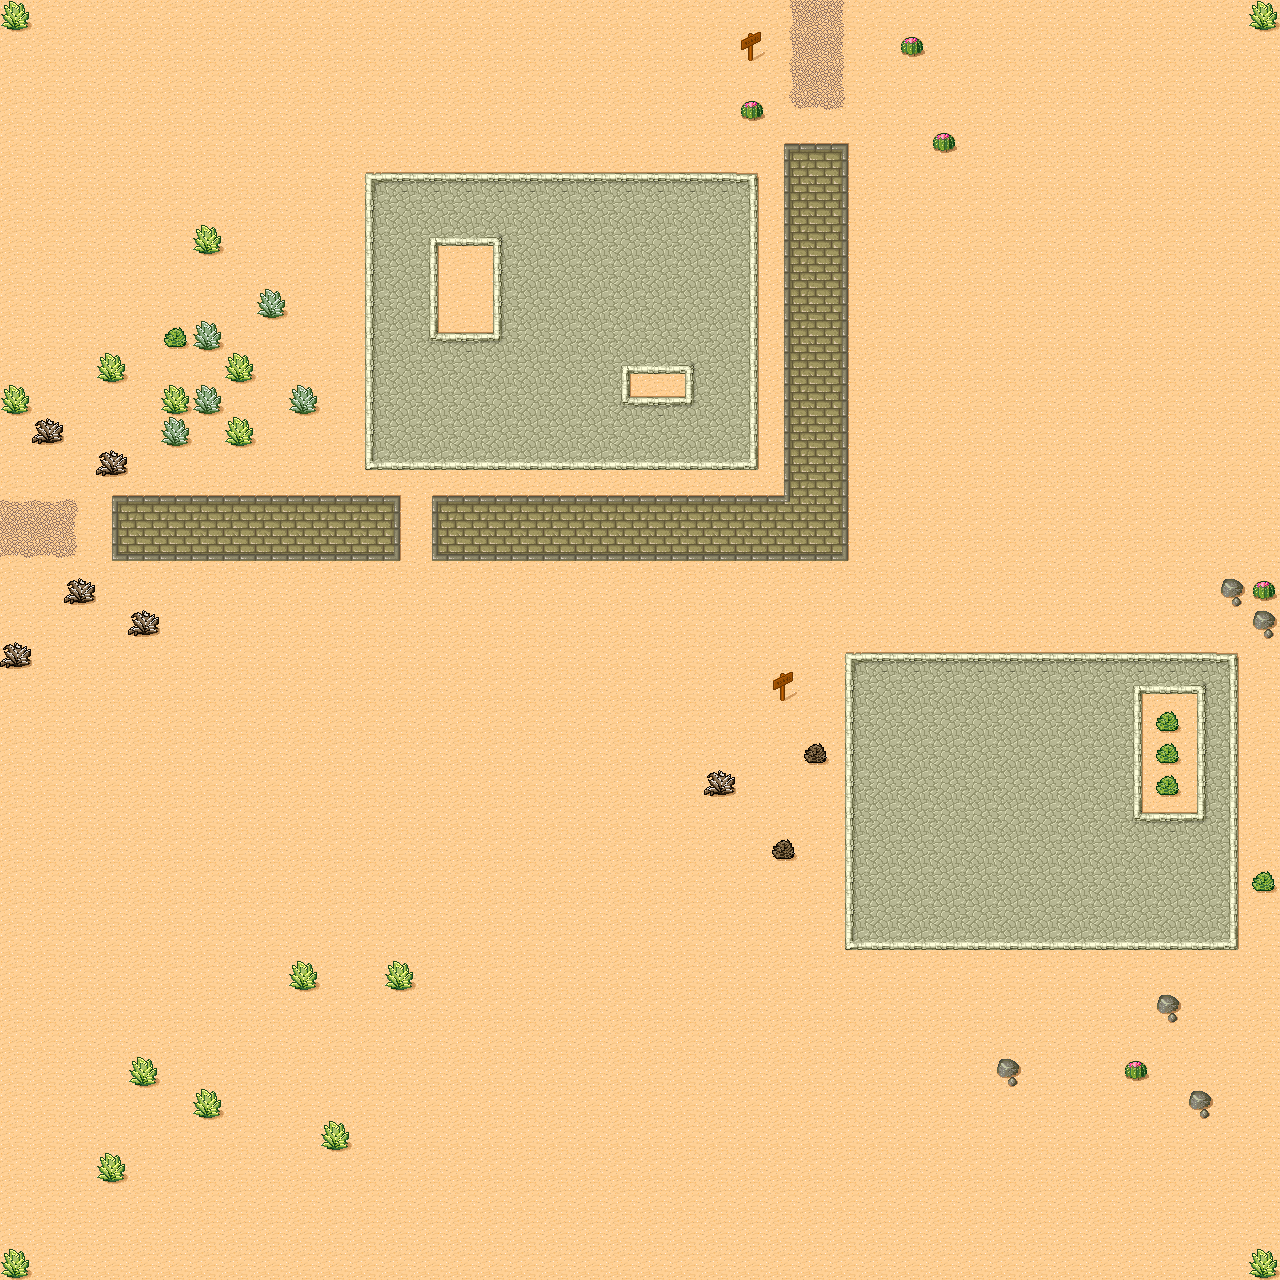

A level layout from a 2D game, rendered from its tile map. Below: a short description, then the map file with tile-grid data replaced by summaries:
An orthogonal 40x40 tile map with 32x32 px tiles, 1 tile layer (Ground).

<map version="1.0" orientation="orthogonal" renderorder="right-down" width="40" height="40" tilewidth="32" tileheight="32" nextobjectid="1">
 <tileset firstgid="1" name="Desert" tilewidth="32" tileheight="32" spacing="1" margin="1">
  <image source="tmw_desert_spacing.png" width="265" height="199" />
  <terraintypes>
   <terrain name="Desert" tile="29" />
   <terrain name="Brick" tile="9" />
   <terrain name="Cobblestone" tile="33" />
   <terrain name="Dirt" tile="14" />
  </terraintypes>
  <tile id="0" terrain="0,0,0,1" />
  <tile id="1" terrain="0,0,1,1" />
  <tile id="2" terrain="0,0,1,0" />
  <tile id="3" terrain="3,3,3,0" />
  <tile id="4" terrain="3,3,0,3" />
  <tile id="5" terrain="0,0,0,3" />
  <tile id="6" terrain="0,0,3,3" />
  <tile id="7" terrain="0,0,3,0" />
  <tile id="8" terrain="0,1,0,1" />
  <tile id="9" terrain="1,1,1,1" />
  <tile id="10" terrain="1,0,1,0" />
  <tile id="11" terrain="3,0,3,3" />
  <tile id="12" terrain="0,3,3,3" />
  <tile id="13" terrain="0,3,0,3" />
  <tile id="14" terrain="3,3,3,3" />
  <tile id="15" terrain="3,0,3,0" />
  <tile id="16" terrain="0,1,0,0" />
  <tile id="17" terrain="1,1,0,0" />
  <tile id="18" terrain="1,0,0,0" />
  <tile id="19" terrain="1,1,1,0" />
  <tile id="20" terrain="1,1,0,1" />
  <tile id="21" terrain="0,3,0,0" />
  <tile id="22" terrain="3,3,0,0" />
  <tile id="23" terrain="3,0,0,0" />
  <tile id="24" terrain="0,0,0,2" />
  <tile id="25" terrain="0,0,2,2" />
  <tile id="26" terrain="0,0,2,0" />
  <tile id="27" terrain="1,0,1,1" />
  <tile id="28" terrain="0,1,1,1" />
  <tile id="29" terrain="0,0,0,0" />
  <tile id="30" terrain="0,0,0,0" probability="0.01" />
  <tile id="31" terrain="0,0,0,0" probability="0.01" />
  <tile id="32" terrain="0,2,0,2" />
  <tile id="33" terrain="2,2,2,2" />
  <tile id="34" terrain="2,0,2,0" />
  <tile id="35" terrain="2,2,2,0" />
  <tile id="36" terrain="2,2,0,2" />
  <tile id="37" terrain="0,0,0,0" probability="0.01" />
  <tile id="38" terrain="0,0,0,0" probability="0.01" />
  <tile id="39" terrain="0,0,0,0" probability="0.01">
   <properties>
    <property name="isTree" value="true" />
   </properties>
  </tile>
  <tile id="40" terrain="0,2,0,0" />
  <tile id="41" terrain="2,2,0,0" />
  <tile id="42" terrain="2,0,0,0" />
  <tile id="43" terrain="2,0,2,2" />
  <tile id="44" terrain="0,2,2,2" />
  <tile id="45" terrain="0,0,0,0" probability="0" />
  <tile id="46" terrain="0,0,0,0" probability="0.01" />
  <tile id="47" terrain="0,0,0,0" probability="0.01" />
 </tileset>
 <layer name="Ground" width="40" height="40">
  <data>[1600 cells, 1600 non-empty, 40 distinct tile ids]</data>
 </layer>
</map>
